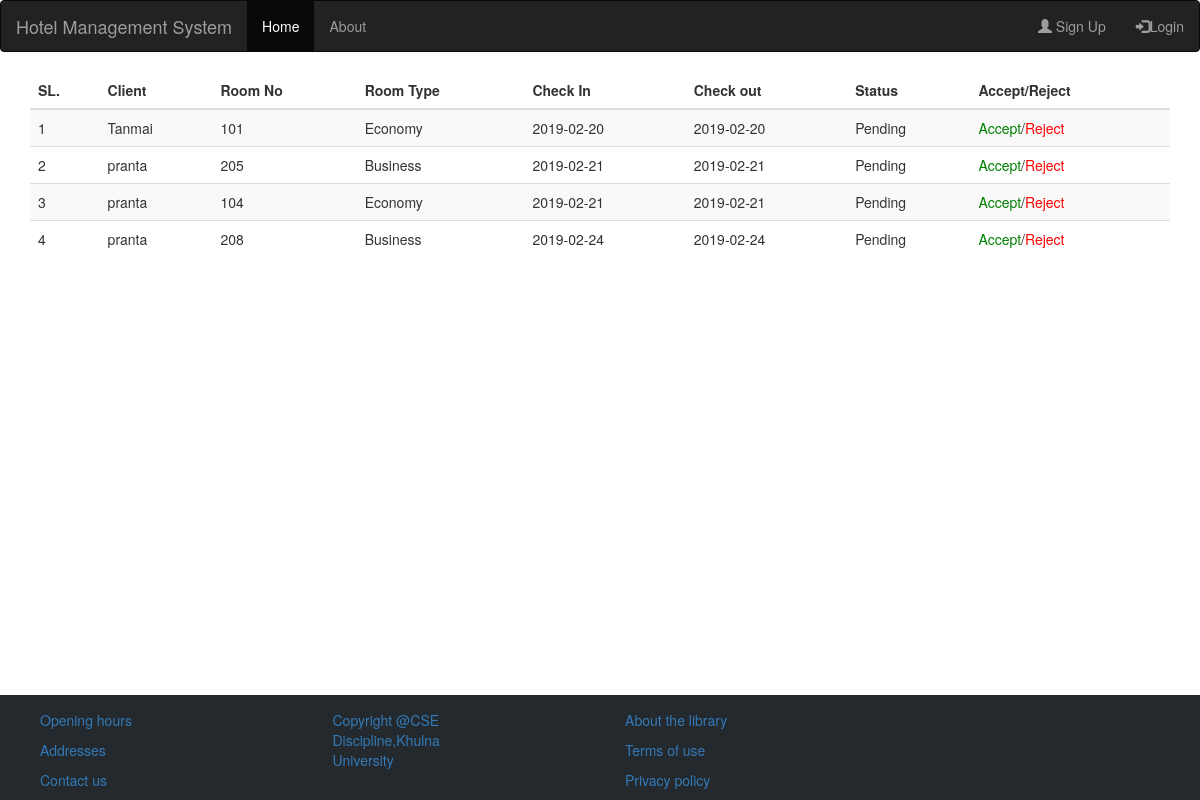
Screenshot of /Hotel_Management/reservation-manage.php with the database file from the repository.
### tables this page shows
CREATE TABLE `reservation` (
  `id` int(11) NOT NULL,
  `check_in` date NOT NULL,
  `check_out` date NOT NULL,
  `roomId` int(11) NOT NULL,
  `userId` int(11) NOT NULL,
  `isAccepted` int(1) NOT NULL DEFAULT '0'
);

CREATE TABLE `user` (
  `user_id` int(11) NOT NULL,
  `user_name` varchar(45) NOT NULL,
  `address` varchar(45) NOT NULL,
  `gender` varchar(45) NOT NULL,
  `password` varchar(45) NOT NULL,
  `contact` varchar(45) NOT NULL
);

CREATE TABLE `room` (
  `id` int(11) NOT NULL,
  `roomId` int(11) NOT NULL,
  `Room_type` varchar(45) NOT NULL,
  `Rate` varchar(45) NOT NULL,
  `Phone_no` varchar(45) NOT NULL,
  `isReserved` tinyint(1) NOT NULL DEFAULT '0'
);

### Hotel_Management/database.php (called while the page is built, shortened)
<?php
function db_select($query){
    $con = db_connect();
    $rows = $con->query($query);
    $data=[];
    if($rows==null){
        echo "Database query failed";
        return $data;
    }else {
        $rows = $rows->fetch_all(MYSQLI_BOTH);
        foreach ($rows as $row){
            array_push($data,$row);
        }
    }
    return $data;
}
function db_connect(){
    $serverName="localhost";
    $userName="root";
    $password="";
    $dbName="mydb";
    $con= new mysqli($serverName,$userName,$password,$dbName);
    if($con->connect_errno){
        die("connection failed.".$con->connect_error);
    }else {
        return $con;
    }
}

### Hotel_Management/reservation-manage.php (the view, shortened to what this page needs)
<?php
include_once 'header.php';
require_once 'database.php';
?>
<div class="content table-responsive table-full-width">
    <table id="expenseCategoryTable" class="table table-hover table-striped">
        <?php
        $count = 0;
        $query="SELECT reservation.id, user.user_name, room.roomId,room.Room_type,reservation.check_in,reservation.check_out,reservation.isAccepted from room,reservation,user where reservation.roomId=room.id AND reservation.userId=user.user_id && reservation.isAccepted='1'";
        $rows=db_select($query);
        $html = '<thead>
                            <tr>
                                <th>SL.</th>
                                <th>Client</th>
                                <th>Room No</th>
                                <th>Room Type</th>
                                <th>Check In</th>
                                <th>Check out</th>
                                <th>Status</th>
                                <th>Accept/Reject</th>
                            </tr>
                            </thead>';
        foreach ($rows as $row) {
            $html .= '<tr>
                                <td>' . (++$count) . '</td>
                                <td>' . $row['user_name'] . '</td>
                                <td>' . $row['roomId'] . '</td>
                                <td>' . $row['Room_type'] . '</td>
                                <td>' . $row['check_in'] . '</td>
                                <td>' . $row['check_in'] . '</td>
                                <td>Pending</td>
                                <td><a style="color: green" href="accepect.php?id='.$row['id'].'">Accept</a>/<a style="color: red" href="reject?id='.$row['id'].'">Reject</a></td>';
            $html .= '</tr>';
        }
        echo $html;
        ?>
    </table>
</div>
<?php
include_once 'footer.php';
?>

### Hotel_Management/header.php (shortened to what this page needs)
<!DOCTYPE html>
<html lang="en">
<head>
    <link rel="stylesheet" href="https://maxcdn.bootstrapcdn.com/bootstrap/3.3.7/css/bootstrap.min.css">
</head>
<body>
<nav class="navbar navbar-inverse">
    <div class="container-fluid">
        <div class="navbar-header">
            <a class="navbar-brand" href="#">Hotel Management System</a>
        </div>
        <ul class="nav navbar-nav">
            <li class="active"><a href="Home.php">Home</a></li>
            <li><a href="#">About</a></li>
        </ul>
        <ul class="nav navbar-nav navbar-right">
            <li><a href="registration.php"><span class="glyphicon glyphicon-user"></span>  <?= isset($_SESSION['user'])?$_SESSION['user']:"Sign Up";?> </a></li>
            <li><a href="<?=isset($_SESSION['user'])?'logout.php':'Login.php'?>"><span class="glyphicon glyphicon-log-in"></span><?= isset($_SESSION['user'])?" LogOut":"Login"?></a></li>
        </ul>
    </div>
</nav>
<div class="container" style="margin-bottom: 150px">

### Hotel_Management/footer.php (shortened to what this page needs)
</div>
<footer class="footer-ref" style="background-color: #24292e;padding-top: 15px;width: 100%;padding-left: 20px;position:fixed;bottom: 0;left:0">
    <div class="container"">
        <div class="row">
        <div class="col-md-2 text-left">
            <p><a class="footer-ref" href="#" >Opening hours</a></p>
            <p><a class="footer-ref" href="#" >Addresses</a></p>
            <p><a class="footer-ref" href="#" >Contact us</a></p>
        </div>
        <div class="col-md-2 text-left col-md-offset-1">
            <p><a class="footer-ref" href="#" >Copyright @CSE Discipline,Khulna University</a></p>
        </div>
        <div class="col-md-2 text-left col-md-offset-1">
            <p><a class="footer-ref" href="#" >About the library</a></p>
            <p><a class="footer-ref" href="#construct" >Terms of use</a></p>
            <p><a class="footer-ref" href="#" >Privacy policy</a></p>
        </div>
        </div>
    </div>
</footer>
</body>
</html>

### rows the page displays
reservation: userId.user_name "Tanmai", roomId.roomId "101", roomId.Room_type "Economy", check_in "2019-02-20"
reservation: userId.user_name "pranta", roomId.roomId "205", roomId.Room_type "Business", check_in "2019-02-21"
reservation: userId.user_name "pranta", roomId.roomId "104", roomId.Room_type "Economy", check_in "2019-02-21"
reservation: userId.user_name "pranta", roomId.roomId "208", roomId.Room_type "Business", check_in "2019-02-24"
